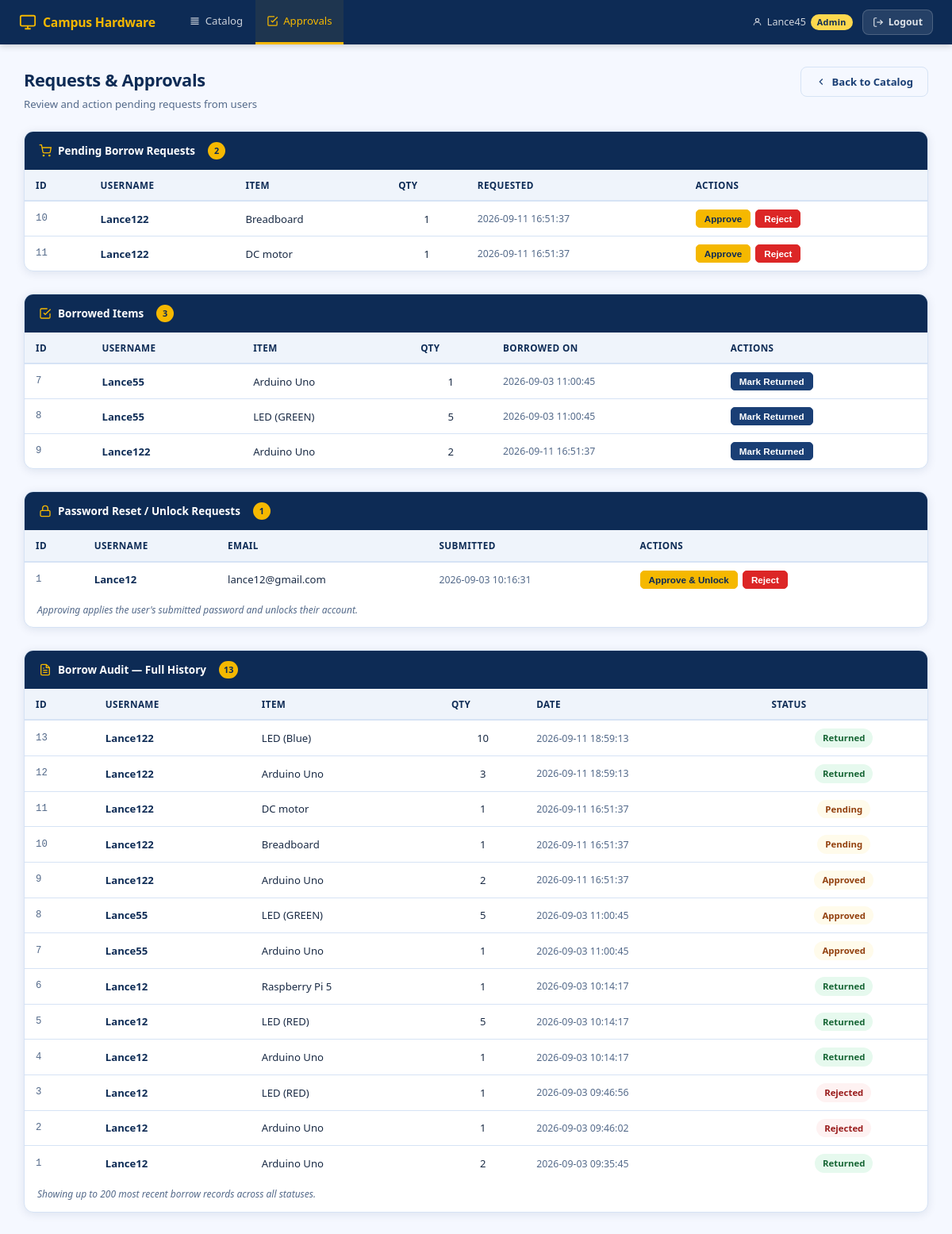
The app's page /approvals (signed in) with its own data.
### tables this page shows
CREATE TABLE borrow_requests (
                request_id INTEGER PRIMARY KEY AUTOINCREMENT,
                username TEXT NOT NULL,
                item_id INTEGER NOT NULL,
                quantity INTEGER NOT NULL,
                timestamp TEXT NOT NULL,
                status TEXT NOT NULL DEFAULT 'pending', batch_id TEXT,
                FOREIGN KEY (item_id) REFERENCES hardware(item_id)
            );

CREATE TABLE hardware (
                item_id INTEGER PRIMARY KEY AUTOINCREMENT,
                item_name TEXT UNIQUE NOT NULL,
                category TEXT NOT NULL,
                quantity INTEGER NOT NULL,
                unit_price REAL NOT NULL,
                status TEXT NOT NULL
            , initial_quantity INTEGER NOT NULL DEFAULT 0);

CREATE TABLE reset_requests (
                request_id INTEGER PRIMARY KEY AUTOINCREMENT,
                username TEXT NOT NULL,
                email TEXT NOT NULL,
                new_password_hash TEXT NOT NULL,
                timestamp TEXT NOT NULL,
                status TEXT NOT NULL DEFAULT 'pending'
            );

### app.py (the view)
@app.route("/approvals")
@admin_required
def approvals():
    conn = get_db()
    cursor = conn.cursor()
    cursor.execute("""
        SELECT br.request_id, br.username, h.item_name, br.quantity, br.timestamp
        FROM borrow_requests br JOIN hardware h ON h.item_id = br.item_id
        WHERE br.status = 'pending' ORDER BY br.request_id ASC
    """)
    borrow_requests = cursor.fetchall()
    cursor.execute("""
        SELECT br.request_id, br.username, h.item_name, br.quantity, br.timestamp
        FROM borrow_requests br JOIN hardware h ON h.item_id = br.item_id
        WHERE br.status = 'approved' ORDER BY br.request_id ASC
    """)
    active_borrows = cursor.fetchall()
    cursor.execute("""
        SELECT br.request_id, br.username, h.item_name, br.quantity,
               br.timestamp, br.status, br.batch_id
        FROM borrow_requests br JOIN hardware h ON h.item_id = br.item_id
        ORDER BY br.request_id DESC
        LIMIT 200
    """)
    borrow_audit = cursor.fetchall()
    cursor.execute("""
        SELECT request_id, username, email, timestamp FROM reset_requests
        WHERE status = 'pending' ORDER BY request_id ASC
    """)
    reset_requests = cursor.fetchall()
    account_requests = []
    if session.get("role") == ROLE_SUPER_ADMIN:
        cursor.execute("""
            SELECT request_id, username, email, role, timestamp FROM account_requests
            WHERE status = 'pending' ORDER BY request_id ASC
        """)
        account_requests = cursor.fetchall()
    conn.close()
    return render_template("approvals.html",
        borrow_requests=borrow_requests, active_borrows=active_borrows,
        borrow_audit=borrow_audit,
        reset_requests=reset_requests, account_requests=account_requests,
        role=session.get("role"), username=session.get("username")
    )

### app.py (called while the page is built)
def get_db():
    conn = sqlite3.connect(DB_NAME)
    conn.row_factory = sqlite3.Row
    return conn

def admin_required(f):
    @wraps(f)
    def decorated(*args, **kwargs):
        if "username" not in session:
            return redirect(url_for("login"))
        if session.get("role") not in PRIVILEGED_ROLES:
            flash("Admin access required.", "danger")
            return redirect(url_for("catalog"))
        return f(*args, **kwargs)
    return decorated

### templates/approvals.html (shortened to what this page needs)
{% extends "base.html" %}
{% block content %}
<div class="page-header">
  <div>
    <h2>Requests &amp; Approvals</h2>
    <p class="page-sub">Review and action pending requests from users</p>
  </div>
  <a href="{{ url_for('catalog') }}" class="btn btn-outline">
    <svg width="14" height="14" viewBox="0 0 24 24" fill="none" stroke="currentColor" stroke-width="2"><polyline points="15 18 9 12 15 6"/></svg>
    Back to Catalog
  </a>
</div>
<div class="card mb-5">
  <div class="card-header">
    <svg width="16" height="16" viewBox="0 0 24 24" fill="none" stroke="currentColor" stroke-width="2"><circle cx="9" cy="21" r="1"/><circle cx="20" cy="21" r="1"/><path d="M1 1h4l2.68 13.39a2 2 0 0 0 2 1.61h9.72a2 2 0 0 0 2-1.61L23 6H6"/></svg>
    Pending Borrow Requests
    {% if borrow_requests %}<span class="badge-count">{{ borrow_requests | length }}</span>{% endif %}
  </div>
  <div class="card-body p-0">
    {% if borrow_requests %}
    <div class="table-wrap">
      <table class="data-table">
        <thead><tr><th>ID</th><th>Username</th><th>Item</th><th>Qty</th><th>Requested</th><th>Actions</th></tr></thead>
        <tbody>
          {% for r in borrow_requests %}
          <tr>
            <td class="td-mono">{{ r['request_id'] }}</td>
            <td class="td-bold">{{ r['username'] }}</td>
            <td>{{ r['item_name'] }}</td>
            <td class="td-center">{{ r['quantity'] }}</td>
            <td class="td-muted">{{ r['timestamp'] }}</td>
            <td class="td-actions">
              <form method="POST" action="{{ url_for('approve_borrow', request_id=r['request_id']) }}" style="display:inline">
                <button type="submit" class="btn btn-xs btn-primary">Approve</button>
              </form>
              <form method="POST" action="{{ url_for('reject_borrow', request_id=r['request_id']) }}" style="display:inline"
                    data-confirm="Reject borrow request #{{ r['request_id'] }}?">
                <button type="submit" class="btn btn-xs btn-danger">Reject</button>
              </form>
            </td>
          </tr>
          {% endfor %}
        </tbody>
      </table>
    </div>
    {% else %}
    <div class="empty-state empty-state-sm"><p>No pending borrow requests.</p></div>
    {% endif %}
  </div>
</div>
<div class="card mb-5">
  <div class="card-header">
    <svg width="16" height="16" viewBox="0 0 24 24" fill="none" stroke="currentColor" stroke-width="2"><polyline points="9 11 12 14 22 4"/><path d="M21 12v7a2 2 0 0 1-2 2H5a2 2 0 0 1-2-2V5a2 2 0 0 1 2-2h11"/></svg>
    Borrowed Items
    {% if active_borrows %}<span class="badge-count">{{ active_borrows | length }}</span>{% endif %}
  </div>
  <div class="card-body p-0">
    {% if active_borrows %}
    <div class="table-wrap">
      <table class="data-table">
        <thead><tr><th>ID</th><th>Username</th><th>Item</th><th>Qty</th><th>Borrowed On</th><th>Actions</th></tr></thead>
        <tbody>
          {% for r in active_borrows %}
          <tr>
            <td class="td-mono">{{ r['request_id'] }}</td>
            <td class="td-bold">{{ r['username'] }}</td>
            <td>{{ r['item_name'] }}</td>
            <td class="td-center">{{ r['quantity'] }}</td>
            <td class="td-muted">{{ r['timestamp'] }}</td>
            <td class="td-actions">
              <form method="POST" action="{{ url_for('mark_returned', request_id=r['request_id']) }}" style="display:inline"
                    data-confirm="Mark this item as returned and restock inventory?">
                <button type="submit" class="btn btn-xs btn-secondary">Mark Returned</button>
              </form>
            </td>
          </tr>
          {% endfor %}
        </tbody>
      </table>
    </div>
    {% else %}
    <div class="empty-state empty-state-sm"><p>No items currently borrowed.</p></div>
    {% endif %}
  </div>
</div>
<div class="card mb-5">
  <div class="card-header">
    <svg width="16" height="16" viewBox="0 0 24 24" fill="none" stroke="currentColor" stroke-width="2"><rect x="3" y="11" width="18" height="11" rx="2" ry="2"/><path d="M7 11V7a5 5 0 0 1 10 0v4"/></svg>
    Password Reset / Unlock Requests
    {% if reset_requests %}<span class="badge-count">{{ reset_requests | length }}</span>{% endif %}
  </div>
  <div class="card-body p-0">
    {% if reset_requests %}
    <div class="table-wrap">
      <table class="data-table">
        <thead><tr><th>ID</th><th>Username</th><th>Email</th><th>Submitted</th><th>Actions</th></tr></thead>
        <tbody>
          {% for r in reset_requests %}
          <tr>
            <td class="td-mono">{{ r['request_id'] }}</td>
            <td class="td-bold">{{ r['username'] }}</td>
            <td>{{ r['email'] }}</td>
            <td class="td-muted">{{ r['timestamp'] }}</td>
            <td class="td-actions">
              <form method="POST" action="{{ url_for('approve_reset', request_id=r['request_id']) }}" style="display:inline">
                <button type="submit" class="btn btn-xs btn-primary">Approve &amp; Unlock</button>
              </form>
              <form method="POST" action="{{ url_for('reject_reset', request_id=r['request_id']) }}" style="display:inline"
                    data-confirm="Reject reset for {{ r['username'] }}? Their account stays locked.">
                <button type="submit" class="btn btn-xs btn-danger">Reject</button>
              </form>
            </td>
          </tr>
          {% endfor %}
        </tbody>
      </table>
    </div>
    <p class="table-note">Approving applies the user's submitted password and unlocks their account.</p>
    {% else %}
    <div class="empty-state empty-state-sm"><p>No pending reset requests.</p></div>
    {% endif %}
  </div>
</div>
<div class="card mb-5">
  <div class="card-header">
    <svg width="16" height="16" viewBox="0 0 24 24" fill="none" stroke="currentColor" stroke-width="2"><path d="M14 2H6a2 2 0 0 0-2 2v16a2 2 0 0 0 2 2h12a2 2 0 0 0 2-2V8z"/><polyline points="14 2 14 8 20 8"/><line x1="16" y1="13" x2="8" y2="13"/><line x1="16" y1="17" x2="8" y2="17"/><polyline points="10 9 9 9 8 9"/></svg>
    Borrow Audit — Full History
    {% if borrow_audit %}<span class="badge-count">{{ borrow_audit | length }}</span>{% endif %}
  </div>
  <div class="card-body p-0">
    {% if borrow_audit %}
    <div class="table-wrap">
      <table class="data-table">
        <thead><tr><th>ID</th><th>Username</th><th>Item</th><th>Qty</th><th>Date</th><th>Status</th></tr></thead>
        <tbody>
          {% for r in borrow_audit %}
          <tr>
            <td class="td-mono">{{ r['request_id'] }}</td>
            <td class="td-bold">{{ r['username'] }}</td>
            <td>{{ r['item_name'] }}</td>
            <td class="td-center">{{ r['quantity'] }}</td>
            <td class="td-muted">{{ r['timestamp'] }}</td>
            <td class="td-center">
              <span class="badge badge-{{ r['status'] | lower | replace(' ','-') }}
                {% if r['status'] == 'returned' %}badge-in-stock
                {% elif r['status'] == 'approved' %}badge-low-stock
                {% elif r['status'] == 'rejected' %}badge-out-stock
                {% else %}badge-low-stock{% endif %}">
                {{ r['status'] | capitalize }}
              </span>
            </td>
          </tr>
          {% endfor %}
        </tbody>
      </table>
    </div>
    <p class="table-note">Showing up to 200 most recent borrow records across all statuses.</p>
    {% else %}
    <div class="empty-state empty-state-sm"><p>No borrow history yet.</p></div>
    {% endif %}
  </div>
</div>
{% endblock %}

### static/css/main.css (style rules this page uses)
:root { --navy: #0D2B55; --navy-mid: #1A3F75; --navy-light: #2557A0; --gold: #F5B800; --gold-dark: #D4A000; --gold-light: #FDD84E; --white: #FFFFFF; --off-white: #F5F8FF; --border: #D6E3F5; --text: #1A2B45; --text-muted: #546A8A; --in-stock-bg: #E6F9EE; --in-stock-fg: #166534; --low-bg: #FFFBEB; --low-fg: #92400E; --out-bg: #FEF2F2; --out-fg: #991B1B; --radius: 8px; --radius-lg: 12px; --shadow: 0 2px 12px rgba(13,43,85,.10); --shadow-md: 0 4px 24px rgba(13,43,85,.14); --transition: 0.18s ease; }
*, *::before, *::after { box-sizing: border-box; margin: 0; padding: 0; }
html { font-size: 15px; }
body { font-family: 'Segoe UI', system-ui, -apple-system, sans-serif; background: var(--off-white); color: var(--text); min-height: 100vh; line-height: 1.55; }
.btn { display: inline-flex; align-items: center; justify-content: center; gap: 6px; font-size: .875rem; font-weight: 600; padding: 8px 18px; border-radius: var(--radius); border: 1.5px solid transparent; cursor: pointer; text-decoration: none; transition: background var(--transition), box-shadow var(--transition), opacity var(--transition); white-space: nowrap; }
.btn-primary { background: var(--gold); color: var(--navy); border-color: var(--gold); }
.btn-secondary { background: var(--navy-mid); color: var(--white); border-color: var(--navy-mid); }
.btn-outline { background: transparent; color: var(--navy-mid); border-color: var(--border); }
.btn-danger { background: #DC2626; color: var(--white); border-color: #DC2626; }
.btn-xs { font-size: .78rem; padding: 4px 10px; border-radius: 5px; }
.page-header { display: flex; align-items: flex-start; justify-content: space-between; gap: 16px; margin-bottom: 24px; }
.page-header h2 { font-size: 1.45rem; font-weight: 700; color: var(--navy); letter-spacing: -.3px; }
.page-sub { font-size: .88rem; color: var(--text-muted); margin-top: 3px; }
.card { background: var(--white); border: 1px solid var(--border); border-radius: var(--radius-lg); box-shadow: var(--shadow); overflow: hidden; }
.card-header { display: flex; align-items: center; gap: 8px; padding: 13px 18px; background: var(--navy); color: var(--white); font-size: .9rem; font-weight: 700; border-bottom: none; }
.card-header svg { color: var(--gold); flex-shrink: 0; }
.card-body { padding: 18px; }
.card-body.p-0 { padding: 0; }
.mb-5 { margin-bottom: 28px; }
.badge { display: inline-flex; align-items: center; font-size: .76rem; font-weight: 700; padding: 3px 10px; border-radius: 20px; white-space: nowrap; }
.badge-in-stock { background: var(--in-stock-bg); color: var(--in-stock-fg); }
.badge-low-stock { background: var(--low-bg); color: var(--low-fg); }
.badge-out-stock { background: var(--out-bg); color: var(--out-fg); }
.badge-count { display: inline-flex; align-items: center; justify-content: center; background: var(--gold); color: var(--navy); font-size: .72rem; font-weight: 800; min-width: 22px; height: 22px; border-radius: 11px; padding: 0 6px; margin-left: 8px; }
.table-wrap { overflow-x: auto; }
.data-table { width: 100%; border-collapse: collapse; font-size: .875rem; }
.data-table thead th { background: #EFF4FB; color: var(--navy); font-size: .78rem; font-weight: 700; text-transform: uppercase; letter-spacing: .4px; padding: 10px 14px; text-align: left; border-bottom: 2px solid var(--border); white-space: nowrap; }
.data-table tbody tr { border-bottom: 1px solid var(--border); transition: background var(--transition); }
.data-table tbody tr:last-child { border-bottom: none; }
.data-table td { padding: 10px 14px; vertical-align: middle; }
.td-mono { font-family: monospace; color: var(--text-muted); font-size: .82rem; }
.td-bold { font-weight: 600; color: var(--navy); }
.td-center { text-align: center; }
.td-muted { color: var(--text-muted); font-size: .82rem; }
.td-actions { display: flex; gap: 6px; align-items: center; flex-wrap: wrap; }
.table-note { font-size: .8rem; color: var(--text-muted); padding: 8px 16px 12px; font-style: italic; }

### records on screen
borrow_requests: request_id "10", username "Lance122", item_name "Breadboard", quantity "1", timestamp "2026-09-11 16:51:37", status "Pending"
borrow_requests: request_id "11", username "Lance122", item_name "DC motor", quantity "1", timestamp "2026-09-11 16:51:37", status "Pending"
borrow_requests: request_id "7", username "Lance55", item_name "Arduino Uno", quantity "1", timestamp "2026-09-03 11:00:45", status "Approved"
borrow_requests: request_id "8", username "Lance55", item_name "LED (GREEN)", quantity "5", timestamp "2026-09-03 11:00:45", status "Approved"
borrow_requests: request_id "9", username "Lance122", item_name "Arduino Uno", quantity "2", timestamp "2026-09-11 16:51:37", status "Approved"
reset_requests: request_id "1", username "Lance12", email "lance12@gmail.com", timestamp "2026-09-03 10:16:31"
borrow_requests: request_id "13", username "Lance122", item_name "LED (Blue)", quantity "10", timestamp "2026-09-11 18:59:13", status "Returned"
borrow_requests: request_id "12", username "Lance122", item_name "Arduino Uno", quantity "3", timestamp "2026-09-11 18:59:13", status "Returned"
borrow_requests: request_id "6", username "Lance12", item_name "Raspberry Pi 5", quantity "1", timestamp "2026-09-03 10:14:17", status "Returned"
borrow_requests: request_id "5", username "Lance12", item_name "LED (RED)", quantity "5", timestamp "2026-09-03 10:14:17", status "Returned"
borrow_requests: request_id "4", username "Lance12", item_name "Arduino Uno", quantity "1", timestamp "2026-09-03 10:14:17", status "Returned"
borrow_requests: request_id "3", username "Lance12", item_name "LED (RED)", quantity "1", timestamp "2026-09-03 09:46:56", status "Rejected"
borrow_requests: request_id "2", username "Lance12", item_name "Arduino Uno", quantity "1", timestamp "2026-09-03 09:46:02", status "Rejected"
borrow_requests: request_id "1", username "Lance12", item_name "Arduino Uno", quantity "2", timestamp "2026-09-03 09:35:45", status "Returned"

### other values on screen
{{ session.username }} "Lance45"
{{ session.role }} "Admin"
{{ borrow_requests | length }} "2"
{{ active_borrows | length }} "3"
{{ reset_requests | length }} "1"
{{ borrow_audit | length }} "13"
